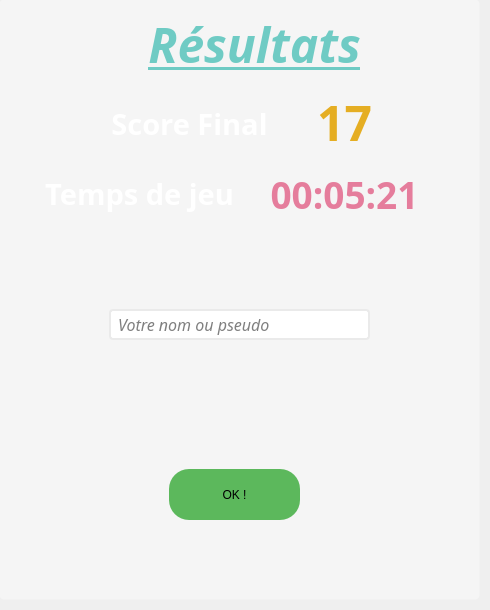
    <widget class="QWidget" name="pageResultat">
     <property name="styleSheet">
      <string notr="true">QFrame#frame_R {
  background-color: rgba(255, 255, 255, 100);
  border: 1px solid transparent;
  border-radius: 5px;
}

QPushButton#pB_R_Ok {
  background-color: #5cb85c;
  border-color: #4cae4c;
  border-radius: 20px;
}

QPushButton#pB_R_Ok:hover {
  background-color: #47a447;
  border-color: #398439;
}

QPushButton#pB_R_Ok:pressed {
  background-color: #3f933f;
}

QLineEdit {
  border: 2px solid #eaeaea;
  border-radius: 4px;
  padding-left: 5px;
}

QLineEdit:focus {
  border-color: #86b5ff;
}</string>
     </property>
     <widget class="QFrame" name="frame_R">
      <property name="geometry">
       <rect>
        <x>-1</x>
        <y>-1</y>
        <width>481</width>
        <height>601</height>
       </rect>
      </property>
      <property name="frameShape">
       <enum>QFrame::StyledPanel</enum>
      </property>
      <property name="frameShadow">
       <enum>QFrame::Raised</enum>
      </property>
      <widget class="QLabel" name="l_R_TitreScore">
       <property name="geometry">
        <rect>
         <x>90</x>
         <y>90</y>
         <width>201</width>
         <height>71</height>
        </rect>
       </property>
       <property name="font">
        <font>
         <family>Segoe Script</family>
         <pointsize>12</pointsize>
         <weight>50</weight>
         <bold>false</bold>
        </font>
       </property>
       <property name="text">
        <string>&lt;html&gt;&lt;head/&gt;&lt;body&gt;&lt;p align=&quot;center&quot;&gt;&lt;span style=&quot; font-size:22pt; font-weight:600; color:#ffffff;&quot;&gt;Score Final&lt;/span&gt;&lt;/p&gt;&lt;/body&gt;&lt;/html&gt;</string>
       </property>
       <property name="textInteractionFlags">
        <set>Qt::LinksAccessibleByMouse</set>
       </property>
      </widget>
      <widget class="QLabel" name="l_R_Score">
       <property name="geometry">
        <rect>
         <x>290</x>
         <y>90</y>
         <width>111</width>
         <height>61</height>
        </rect>
       </property>
       <property name="font">
        <font>
         <family>Segoe Script</family>
         <weight>50</weight>
         <bold>false</bold>
        </font>
       </property>
       <property name="text">
        <string>&lt;html&gt;&lt;head/&gt;&lt;body&gt;&lt;p align=&quot;center&quot;&gt;&lt;span style=&quot; font-size:36pt; font-weight:600; color:#e5ae23;&quot;&gt;17&lt;/span&gt;&lt;/p&gt;&lt;/body&gt;&lt;/html&gt;</string>
       </property>
       <property name="textInteractionFlags">
        <set>Qt::LinksAccessibleByMouse</set>
       </property>
      </widget>
      <widget class="QLabel" name="l_R_TitreTemps">
       <property name="geometry">
        <rect>
         <x>40</x>
         <y>160</y>
         <width>201</width>
         <height>71</height>
        </rect>
       </property>
       <property name="font">
        <font>
         <family>Segoe Script</family>
         <pointsize>12</pointsize>
         <weight>50</weight>
         <bold>false</bold>
        </font>
       </property>
       <property name="text">
        <string>&lt;html&gt;&lt;head/&gt;&lt;body&gt;&lt;p align=&quot;center&quot;&gt;&lt;span style=&quot; font-size:22pt; font-weight:600; color:#ffffff;&quot;&gt;Temps de jeu&lt;/span&gt;&lt;/p&gt;&lt;/body&gt;&lt;/html&gt;</string>
       </property>
       <property name="textInteractionFlags">
        <set>Qt::LinksAccessibleByMouse</set>
       </property>
      </widget>
      <widget class="QLabel" name="l_R_Temps">
       <property name="geometry">
        <rect>
         <x>220</x>
         <y>160</y>
         <width>251</width>
         <height>71</height>
        </rect>
       </property>
       <property name="font">
        <font>
         <family>Segoe Script</family>
         <weight>50</weight>
         <bold>false</bold>
        </font>
       </property>
       <property name="text">
        <string>&lt;html&gt;&lt;head/&gt;&lt;body&gt;&lt;p align=&quot;center&quot;&gt;&lt;span style=&quot; font-size:28pt; font-weight:600; color:#e57d9c;&quot;&gt;00:05:21&lt;/span&gt;&lt;/p&gt;&lt;/body&gt;&lt;/html&gt;</string>
       </property>
       <property name="textInteractionFlags">
        <set>Qt::LinksAccessibleByMouse</set>
       </property>
      </widget>
      <widget class="QPushButton" name="pB_R_Ok">
       <property name="geometry">
        <rect>
         <x>170</x>
         <y>470</y>
         <width>131</width>
         <height>51</height>
        </rect>
       </property>
       <property name="text">
        <string>OK !</string>
       </property>
      </widget>
      <widget class="QLabel" name="l_R_TitreScore_2">
       <property name="geometry">
        <rect>
         <x>70</x>
         <y>10</y>
         <width>371</width>
         <height>71</height>
        </rect>
       </property>
       <property name="font">
        <font>
         <family>Candara Light</family>
         <pointsize>12</pointsize>
         <weight>50</weight>
         <bold>false</bold>
        </font>
       </property>
       <property name="text">
        <string>&lt;html&gt;&lt;head/&gt;&lt;body&gt;&lt;p align=&quot;center&quot;&gt;&lt;span style=&quot; font-size:36pt; font-weight:600; font-style:italic; text-decoration: underline; color:#6fcbc4;&quot;&gt;Résultats&lt;/span&gt;&lt;/p&gt;&lt;/body&gt;&lt;/html&gt;</string>
       </property>
       <property name="textInteractionFlags">
        <set>Qt::LinksAccessibleByMouse</set>
       </property>
      </widget>
      <widget class="QLineEdit" name="lE_R_nom">
       <property name="geometry">
        <rect>
         <x>110</x>
         <y>310</y>
         <width>261</width>
         <height>31</height>
        </rect>
       </property>
       <property name="font">
        <font>
         <family>Candara Light</family>
         <pointsize>12</pointsize>
         <weight>50</weight>
         <italic>true</italic>
         <bold>false</bold>
         <underline>false</underline>
        </font>
       </property>
       <property name="text">
        <string/>
       </property>
       <property name="placeholderText">
        <string>Votre nom ou pseudo</string>
       </property>
      </widget>
     </widget>
    </widget>
